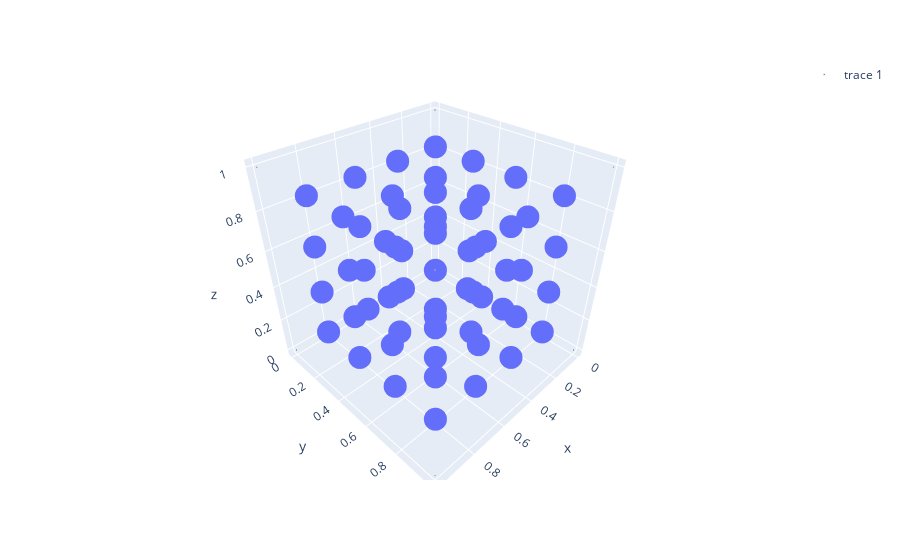

The notebook cell this image was saved under:
### Code cell
#vérification de la fonction cells_centers_2 pour d = 3
import plotly.express as px
import pandas as pd
import plotly.graph_objects as go

#appel à la fonction pour récupérer les coordonnées des centres des cellules 
pts = cells_centers_2(d = 3, n_cells = 4)

#création du dataframe pour le plot
df = pd.DataFrame({'x': pts[:,0], 'y': pts[:,1], 'z': pts[:,2]})

#création du dataframe pour les coins du cube [0,1]^3 (pour afficher l'entiereté de l'hypercube)
df_corners = pd.DataFrame({'x': [0, 1, 1, 0, 0, 1, 1, 0],
                           'y': [0, 0, 1, 1, 0, 0, 1, 1],
                           'z': [0, 0, 0, 0, 1, 1, 1, 1],
                           'text': ['Corner 1', 'Corner 2', 'Corner 3', 'Corner 4', 'Corner 5', 'Corner 6', 'Corner 7', 'Corner 8'],
                           'size': [1]*8,
                           'color': ['black']*8})

#graphe en 3D des centres des cellules
fig = px.scatter_3d(df, x='x', y='y', z='z')

#ajout des points représentant les coins du cube (pour une meilleure visualisation)
fig.add_trace(go.Scatter3d(x=df_corners['x'], y=df_corners['y'], z=df_corners['z'],
                           mode='markers',
                           marker=dict(color=df_corners['color'], size=df_corners['size']),
                           text=df_corners['text']))

fig.show()

### Figure 1 — Plotly figure (JSON) as saved in the notebook; plotly's stock layout.template omitted (floating-point values rounded to 4 significant figures)
{"data": [{"hovertemplate": "x=%{x}<br>y=%{y}<br>z=%{z}<extra></extra>", "legendgroup": "", "marker": {"color": "#636efa", "symbol": "circle"}, "mode": "markers", "name": "", "scene": "scene", "showlegend": false, "type": "scatter3d", "x": [0.125, 0.125, 0.125, 0.125, 0.125, 0.125, 0.125, 0.125, 0.125, 0.125, 0.125, 0.125, 0.125, 0.125, 0.125, 0.125, 0.375, 0.375, 0.375, 0.375, 0.375, 0.375, 0.375, 0.375, 0.375, 0.375, 0.375, 0.375, 0.375, 0.375, 0.375, 0.375, 0.625, 0.625, 0.625, 0.625, 0.625, 0.625, 0.625, 0.625, 0.625, 0.625, 0.625, 0.625, 0.625, 0.625, 0.625, 0.625, 0.875, 0.875, 0.875, 0.875, 0.875, 0.875, 0.875, 0.875, 0.875, 0.875, 0.875, 0.875, 0.875, 0.875, 0.875, 0.875], "y": [0.125, 0.125, 0.125, 0.125, 0.375, 0.375, 0.375, 0.375, 0.625, 0.625, 0.625, 0.625, 0.875, 0.875, 0.875, 0.875, 0.125, 0.125, 0.125, 0.125, 0.375, 0.375, 0.375, 0.375, 0.625, 0.625, 0.625, 0.625, 0.875, 0.875, 0.875, 0.875, 0.125, 0.125, 0.125, 0.125, 0.375, 0.375, 0.375, 0.375, 0.625, 0.625, 0.625, 0.625, 0.875, 0.875, 0.875, 0.875, 0.125, 0.125, 0.125, 0.125, 0.375, 0.375, 0.375, 0.375, 0.625, 0.625, 0.625, 0.625, 0.875, 0.875, 0.875, 0.875], "z": [0.125, 0.375, 0.625, 0.875, 0.125, 0.375, 0.625, 0.875, 0.125, 0.375, 0.625, 0.875, 0.125, 0.375, 0.625, 0.875, 0.125, 0.375, 0.625, 0.875, 0.125, 0.375, 0.625, 0.875, 0.125, 0.375, 0.625, 0.875, 0.125, 0.375, 0.625, 0.875, 0.125, 0.375, 0.625, 0.875, 0.125, 0.375, 0.625, 0.875, 0.125, 0.375, 0.625, 0.875, 0.125, 0.375, 0.625, 0.875, 0.125, 0.375, 0.625, 0.875, 0.125, 0.375, 0.625, 0.875, 0.125, 0.375, 0.625, 0.875, 0.125, 0.375, 0.625, 0.875]}, {"marker": {"color": ["black", "black", "black", "black", "black", "black", "black", "black"], "size": [1, 1, 1, 1, 1, 1, 1, 1]}, "mode": "markers", "text": ["Corner 1", "Corner 2", "Corner 3", "Corner 4", "Corner 5", "Corner 6", "Corner 7", "Corner 8"], "type": "scatter3d", "x": [0, 1, 1, 0, 0, 1, 1, 0], "y": [0, 0, 1, 1, 0, 0, 1, 1], "z": [0, 0, 0, 0, 1, 1, 1, 1]}], "layout": {"autosize": true, "legend": {"tracegroupgap": 0}, "margin": {"t": 60}, "scene": {"aspectmode": "auto", "aspectratio": {"x": 1, "y": 1, "z": 1}, "domain": {"x": [0, 1], "y": [0, 1]}, "xaxis": {"title": {"text": "x"}, "type": "linear"}, "yaxis": {"title": {"text": "y"}, "type": "linear"}, "zaxis": {"title": {"text": "z"}, "type": "linear"}}}}
